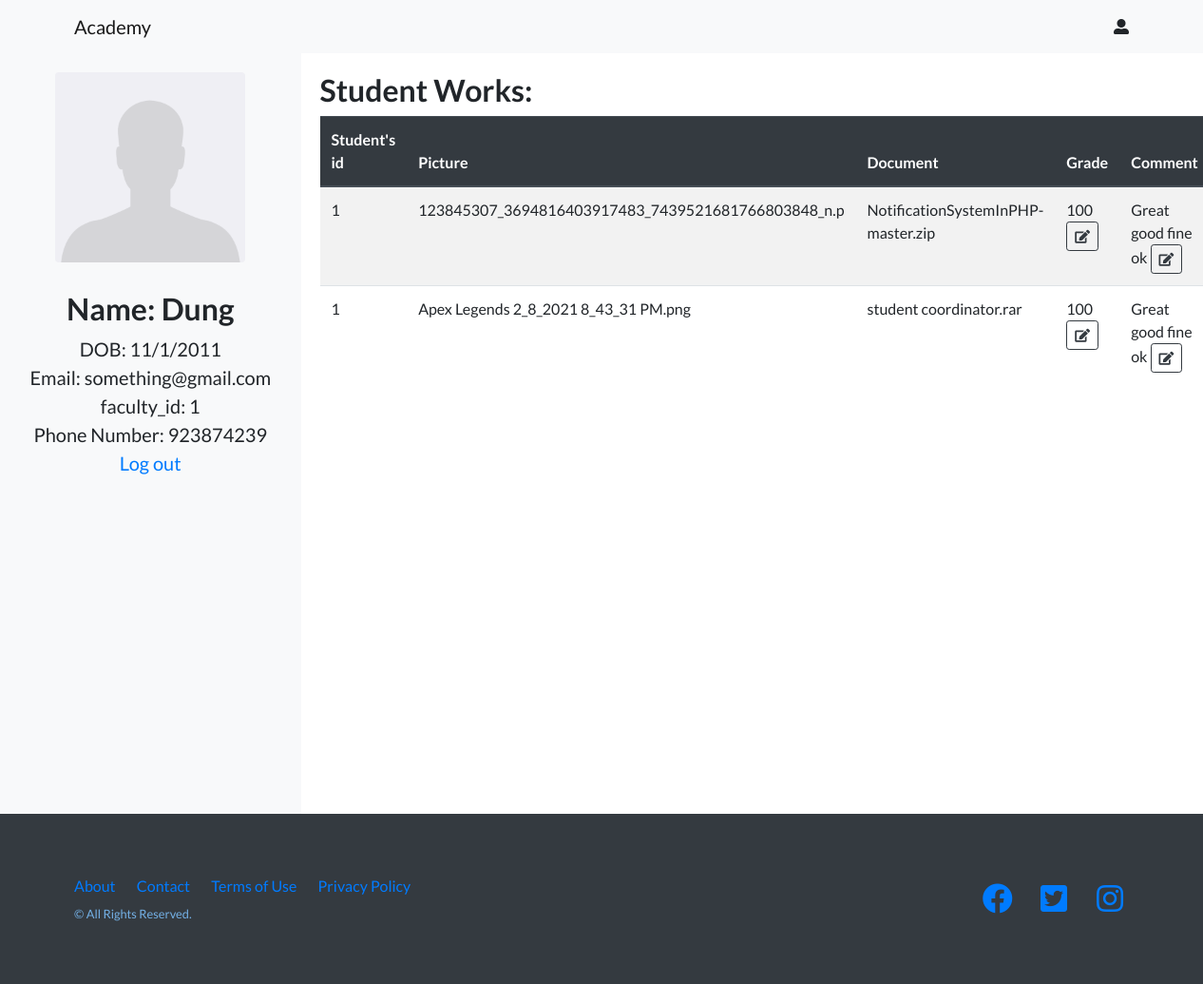
The app's page /CoordinatorHome.php (signed in) with its own data.
### tables this page shows
CREATE TABLE `user` (
  `user_id` int(11) NOT NULL,
  `faculty_id` int(11) NOT NULL,
  `username` varchar(20) NOT NULL,
  `password` varchar(20) NOT NULL,
  `user_role` varchar(20) NOT NULL,
  `user_email` varchar(40) NOT NULL
);

CREATE TABLE `post` (
  `post_id` int(11) NOT NULL,
  `user_id` int(11) NOT NULL,
  `term_id` int(11) DEFAULT NULL,
  `faculty_id` int(11) NOT NULL,
  `post_image` char(50) NOT NULL,
  `post_file` text NOT NULL,
  `post_content` text NOT NULL,
  `submit_date` datetime NOT NULL,
  `selected` tinyint(1) NOT NULL
);

### CoordinatorHome.php (the view, shortened to what this page needs)
<?php
	include("DatabaseConfig/dbConfig.php");
	if(!isset($_SESSION['id'])){
		echo "<script>window.open('login.php','_self')</script>";
	}else{
		$coordinator_session = $_SESSION['id'];
		$get_coordinator = "select * from user where username = '$coordinator_session'";
		$run_coordinator = mysqli_query($conn,$get_coordinator);
		$row_coordinator = mysqli_fetch_array($run_coordinator);
		$coordinator_name = $row_coordinator['username'];
		$coordinator_email = $row_coordinator['user_email'];
    $coordinator_faculty = $row_coordinator['faculty_id'];
 ?>
<!DOCTYPE html>
<html lang="en">
<head>
  <link href="vendor/bootstrap/css/bootstrap.min.css" rel="stylesheet">
  <link href="vendor/fontawesome-free/css/all.min.css" rel="stylesheet">
  <link href="vendor/simple-line-icons/css/simple-line-icons.css" rel="stylesheet" type="text/css">
  <link href="css/landing-page.css" rel="stylesheet">
  <link rel="stylesheet" href="css/style.css">
</head>
<body>
  <nav class="navbar navbar-light bg-light static-top">
    <div class="container">
      <a class="navbar-brand" href="#">Academy</a>
      <i class="fas fa-user-alt"></i>
    </div>
  </nav>
  <div class="grid-container">
    <div class="sidebar">
      <div class="text-center">
        <img src="img/avatar.png" class="rounded avatar mx-auto img-fluid" alt="...">
        <h2><?php echo"Name: ", $coordinator_name ?></h2>
        <div>DOB: 11/1/2011</div>
        <div><?php echo"Email: ",$coordinator_email ?></div>
        <div><?php echo"faculty_id: ",$coordinator_faculty ?></div>
        <div>Phone Number: 923874239</div>
        <a href="logout.php">Log out</a>
      </div>
    </div>
    <div class="content">
      <div class="content-stuff">
        <h2>Student Works:</h2>
        <table class="table table-striped table-hover">
            <thead class="thead-dark">
                <tr>
                    <th>Student's id</th>
                    <th>Picture</th>
                    <th>Document</th>
                    <th>Grade</th>
                    <th>Comment</th>
                </tr>
            </thead>
            <tbody>
              <?php
                $get_post = "select * from post where faculty_id = '$coordinator_faculty' ";
                $run_post = mysqli_query($conn,$get_post);
                while($row_post = mysqli_fetch_array($run_post)){
                  $student_id = $row_post['user_id'];
                  $post_image = $row_post['post_image'];
                  $post_file = $row_post['post_file'];
              ?>
              <tr>
                <td><?php echo $student_id ?></td>
                <td><?php echo $post_image ?></td>
                <td><?php echo $post_file ?></td>
                <td>100  <button class="btn btn-outline-dark btn-sm"><i class="fas fa-edit"></i></button></td>
                <td>Great good fine ok <button class="btn btn-outline-dark btn-sm"><i class="fas fa-edit"></i></button></td>
              </tr>
              <?php } ?>
            </tbody>
        </table>
      </div>
    </div>
  </div>
  <footer class="footer bg-dark">
    <div class="container">
      <div class="row">
        <div class="col-lg-6 h-100 text-center text-lg-left my-auto">
          <ul class="list-inline mb-2">
            <li class="list-inline-item">
              <a href="#">About</a>
            </li>
            <li class="list-inline-item">
              <a href="#">Contact</a>
            </li>
            <li class="list-inline-item">
              <a href="#">Terms of Use</a>
            </li>
            <li class="list-inline-item">
              <a href="#">Privacy Policy</a>
            </li>
          </ul>
          <p class="text-muted small mb-4 mb-lg-0">&copy; All Rights Reserved.</p>
        </div>
        <div class="col-lg-6 h-100 text-center text-lg-right my-auto">
          <ul class="list-inline mb-0">
            <li class="list-inline-item mr-3">
              <a href="#">
                <i class="fab fa-facebook fa-2x fa-fw"></i>
              </a>
            </li>
            <li class="list-inline-item mr-3">
              <a href="#">
                <i class="fab fa-twitter-square fa-2x fa-fw"></i>
              </a>
            </li>
            <li class="list-inline-item">
              <a href="#">
                <i class="fab fa-instagram fa-2x fa-fw"></i>
              </a>
            </li>
          </ul>
        </div>
      </div>
    </div>
  </footer>
</body>
</html>
<?php } ?>

### css/landing-page.css (style rules this page uses)
body { font-family: 'Lato', 'Helvetica Neue', Helvetica, Arial, sans-serif; }
h1, h2, h3, h4, h5, h6 { font-family: 'Lato', 'Helvetica Neue', Helvetica, Arial, sans-serif; font-weight: 700; }
.text-muted { color: #74b1e6!important; }
footer.footer { padding-top: 4rem; padding-bottom: 4rem; }

### css/style.css (style rules this page uses)
.grid-container { display: grid; grid-template-columns: 25% 75%; }
.sidebar { background-color: #F8F9FA; font-size: 1.25rem; min-height: 800px; }
.content { min-height: 800px; }
.content-stuff { margin-top: 20px; margin-left: 20px; }
.avatar { width: 200px; height: 200px; margin-top: 20px; margin-bottom: 30px; }

### records on screen
user: username "Dung", user_email "something@gmail.com", faculty "1"
post: user "1", post_image "123845307_3694816403917483_7439521681766803848_n.p", post_file "NotificationSystemInPHP-master.zip"
post: user "1", post_image "Apex Legends 2_8_2021 8_43_31 PM.png", post_file "student coordinator.rar"
